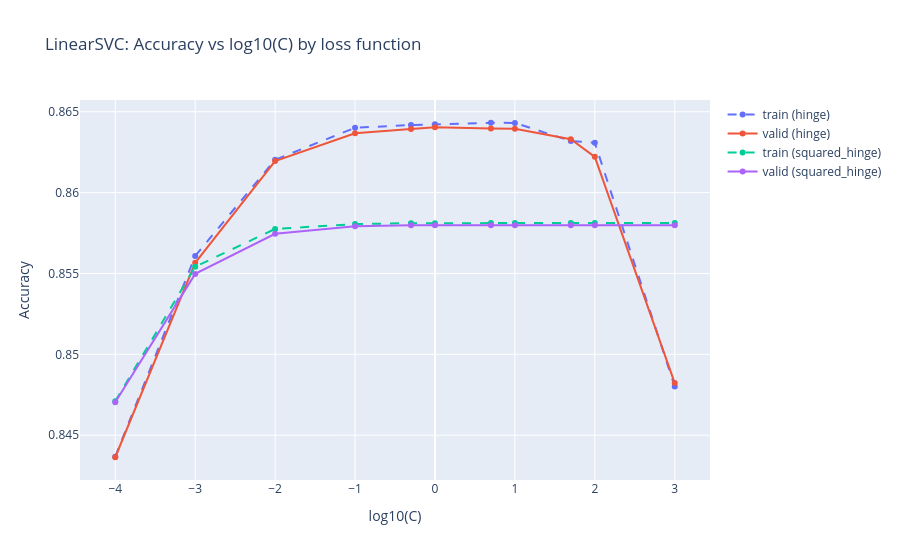

The cell this chart's notebook holds for it:
### Code cell
import plotly.graph_objects as go
import numpy as np

svm_cv_results = pd.DataFrame(svmCV.cv_results_)
C_vals = [0.0001, 0.001, 0.01, 0.1, 0.5, 1, 5, 10, 50, 100, 1000]

fig = go.Figure()

for loss_type in ['hinge', 'squared_hinge']:
    mask = svm_cv_results['param_estimator__loss'] == loss_type
    subset = svm_cv_results[mask].copy()
    subset['log10_C'] = np.log10(subset['param_estimator__C'].astype(float)).round(2)
    subset = subset.sort_values('log10_C')

    fig.add_trace(go.Scatter(
        x=subset['log10_C'],
        y=subset['mean_train_score'],
        mode='lines+markers',
        name=f'train ({loss_type})',
        line=dict(dash='dash')
    ))
    fig.add_trace(go.Scatter(
        x=subset['log10_C'],
        y=subset['mean_test_score'],
        mode='lines+markers',
        name=f'valid ({loss_type})'
    ))

fig.update_layout(
    title='LinearSVC: Accuracy vs log10(C) by loss function',
    xaxis_title='log10(C)',
    yaxis_title='Accuracy'
)
fig.show()

### Figure 1 — Plotly figure (JSON) as saved in the notebook; plotly's stock layout.template omitted (floating-point values rounded to 4 significant figures)
{"data": [{"line": {"dash": "dash"}, "mode": "lines+markers", "name": "train (hinge)", "type": "scatter", "x": [-4.0, -3.0, -2.0, -1.0, -0.3, 0.0, 0.7, 1.0, 1.7, 2.0, 3.0], "y": [0.8437, 0.8561, 0.862, 0.864, 0.8642, 0.8642, 0.8643, 0.8643, 0.8632, 0.8631, 0.848]}, {"mode": "lines+markers", "name": "valid (hinge)", "type": "scatter", "x": [-4.0, -3.0, -2.0, -1.0, -0.3, 0.0, 0.7, 1.0, 1.7, 2.0, 3.0], "y": [0.8436, 0.8557, 0.8619, 0.8637, 0.8639, 0.864, 0.864, 0.8639, 0.8633, 0.8622, 0.8482]}, {"line": {"dash": "dash"}, "mode": "lines+markers", "name": "train (squared_hinge)", "type": "scatter", "x": [-4.0, -3.0, -2.0, -1.0, -0.3, 0.0, 0.7, 1.0, 1.7, 2.0, 3.0], "y": [0.8471, 0.8554, 0.8578, 0.8581, 0.8581, 0.8581, 0.8581, 0.8581, 0.8581, 0.8581, 0.8581]}, {"mode": "lines+markers", "name": "valid (squared_hinge)", "type": "scatter", "x": [-4.0, -3.0, -2.0, -1.0, -0.3, 0.0, 0.7, 1.0, 1.7, 2.0, 3.0], "y": [0.847, 0.855, 0.8575, 0.8579, 0.858, 0.858, 0.858, 0.858, 0.858, 0.858, 0.858]}], "layout": {"title": {"text": "LinearSVC: Accuracy vs log10(C) by loss function"}, "xaxis": {"title": {"text": "log10(C)"}}, "yaxis": {"title": {"text": "Accuracy"}}}}
